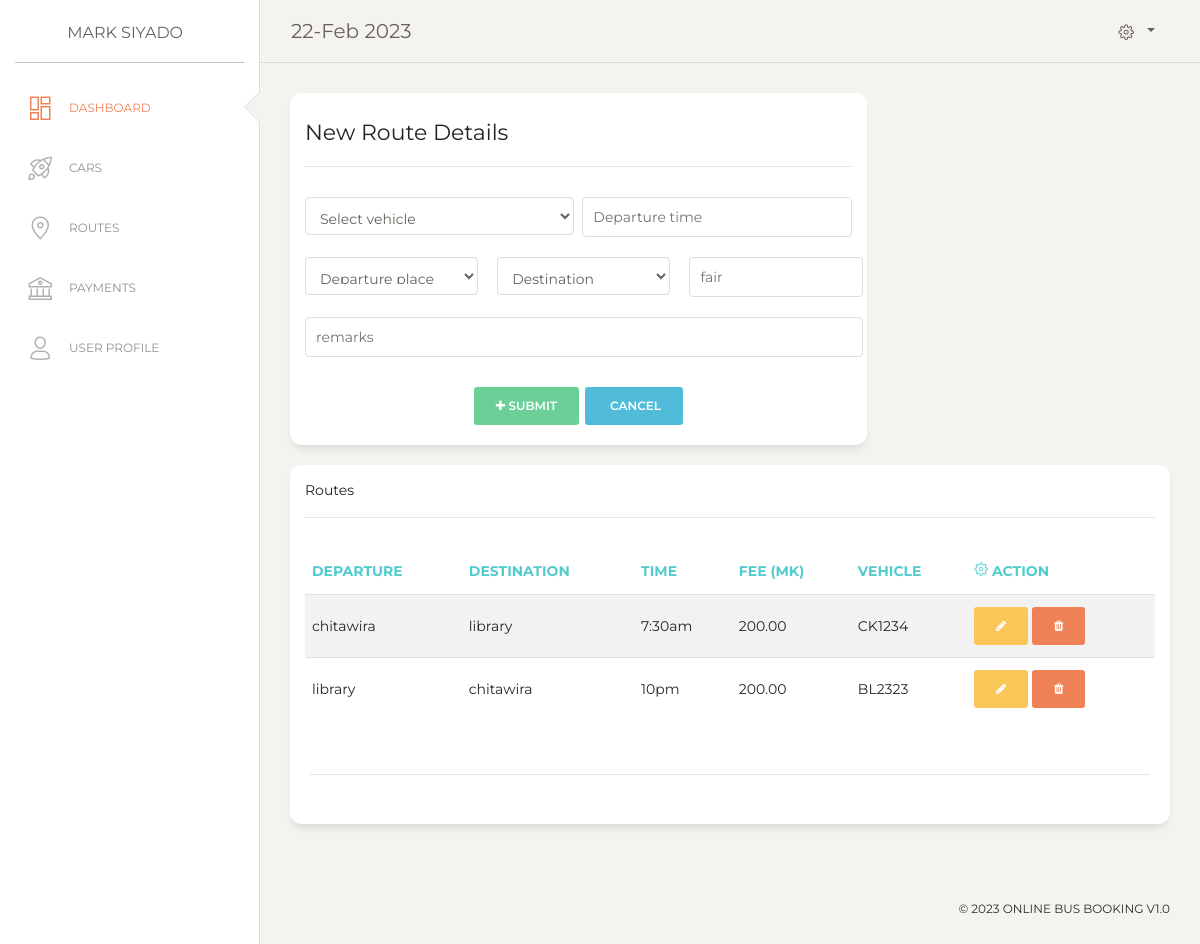
Page /route.php (signed in) on the committed database.
### tables this page shows
CREATE TABLE `users` (
  `id` int(100) NOT NULL,
  `fname` varchar(100) NOT NULL,
  `lname` varchar(100) NOT NULL,
  `email` varchar(100) NOT NULL,
  `type` varchar(100) NOT NULL,
  `location` varchar(100) NOT NULL,
  `programe` varchar(100) NOT NULL,
  `phone` varchar(100) NOT NULL,
  `regdate` varchar(100) NOT NULL
);

CREATE TABLE `route` (
  `id` int(100) NOT NULL,
  `vehicle_reg` varchar(100) NOT NULL,
  `departime` varchar(100) NOT NULL,
  `departplace` varchar(100) NOT NULL,
  `destination` varchar(100) NOT NULL,
  `fee` varchar(100) NOT NULL,
  `remarks` varchar(500) NOT NULL
);

### route.php (the view, shortened to what this page needs)
<?php
include('functions.php');
?>
<!DOCTYPE html>
<html lang="en">
<?php
  include('header.php');
 ?>
<body class="">
  <div class="wrapper ">
<?php include('sidebar.php')?>
    <div class="main-panel">
  <?php include('nav.php');?>
      <div class="content">
        <div class="row">
        <div class="col-md-8">
            <div class="card card-user">
              <div class="card-header">
                <h5 class="card-title">New Route Details</h5>
              </div>
              <hr>
              <div class="card-body">
                <form method="post" role="form" action="functions.php">
                  <div class="row">
                    <div class="col-md-6 pr-1">
                      <div class="form-group">
                        <select class="form-control" name="vreg" required="">
                          <option>Select vehicle</option>
                        </select>
                      </div>
                    </div>
                    <div class="col-md-6 pl-1">
                      <div class="form-group">
                        <input type="text" name="dtime"  class="form-control" placeholder="Departure time" required="">
                      </div>
                    </div>
                  </div>
                  <div class="row">
                    <div class="col-md-4 pr-1">
                      <div class="form-group">
                        <select class="form-control" name="dplace" required="">
                          <option>Departure place</option>
                        </select>
                      </div>
                    </div>
                    <div class="col-md-4 pr-1">
                      <div class="form-group">
                        <select class="form-control" name="destination" required="">
                          <option>Destination</option>
                        </select>
                      </div>
                    </div>
                    <div class="col-md-4 pr-1">
                      <div class="form-group">
                        <input type="text" name="fee" class="form-control" placeholder="fair" required="">
                      </div>
                    </div>
                    <div class="col-md-12 pr-1">
                      <div class="form-group">
                        <input type="text" name="remarks" class="form-control" placeholder="remarks" required="">
                      </div>
                    </div>
                  </div>
                  <div class="row">
                    <div class="update ml-auto mr-auto">
                    <button type="submit" name="addroute" class="btn btn-success "><i class="fa fa-plus"></i> Submit</button>
                      <button type="reset"  class="btn btn-info "><i class="fa fa-reflesh"></i> Cancel</button>
                    </div>
                  </div>
                </form>
              </div>
            </div>
          </div>
          <div class="col-lg-12">
            <div class="card ">
              <div class="card-header ">
                Routes
                <hr>
              </div>
              <div class="card-body">
                <div class="">
                  <table class="table table-striped ">
                    <thead class=" text-primary">
                      <th>Departure</th>
                      <th>Destination</th>
                      <th>Time</th>
                      <th>Fee (MK)</th>
                      <th>Vehicle</th>
                      <th><i class="nc-icon nc-settings-gear-65"> </i> Action </th>
                    </thead>
                    <tbody>
                      <?php
                      $sql1="select * from route ";
                      $runsql1=$conn->query($sql1);
                      if($row=$runsql1->num_rows > 0){
                        while($details=$runsql1->fetch_assoc()){
                          $id=$details['id'];
                        echo '
                      <tr>
                        <td>'.$details['departplace'].'</td>
                        <td>'.$details['destination'].'</td>
                        <td>'.$details['departime'].'</td>
                        <td>'.number_format((float)$details['fee'], 2, '.', '').'</td>
                        <td>'.strtoupper($details['vehicle_reg']).'</td>
                        <td>
                        <a href="edit-route.php?routeid='.$id.'"><button class="btn btn-warning"><i class="fa fa-pencil"></i></button></a>
                        <a href="edit-route.php?delroute='.$id.'"><button class="btn btn-danger"><i class="fa fa-trash"></i></button></a>
                        </td>
                      </tr>
                        ';
                        }
                      }else{
                        echo '<div class="alert alert-success">no vehicle</div>';                      }
                      ?>
                    </tbody>
                  </table>
                </div>
              </div>
              <div class="card-footer ">
                <hr>
                <div class="stats">
                </div>
              </div>
            </div>
          </div>
        </div>
      </div>
</body>
</html>

### header.php (shortened to what this page needs)
<head>
  <link href="https://maxcdn.bootstrapcdn.com/font-awesome/latest/css/font-awesome.min.css" rel="stylesheet">
  <link href="assets/css/bootstrap.min.css" rel="stylesheet" />
  <link href="assets/css/paper-dashboard.css?v=2.0.0" rel="stylesheet" />
  <link href="assets/demo/demo.css" rel="stylesheet" />
</head>

### sidebar.php (shortened to what this page needs)
<div class="sidebar" data-color="white" data-active-color="danger">
  <div class="logo">
    <a href="" class="simple-text logo-mini">
    </a>
    <a href="" class="simple-text logo-normal">
     <?php
     if(isset($_SESSION['user'])){
        $userid=$_SESSION['user'];
        $sql="select * from users where id ='$userid'";
        $run=$conn->query($sql);
        $details=$run->fetch_assoc();
        echo $details['fname'].' '.$details['lname'];
       }
    ?>
    </a>
  </div>
  <div class="sidebar-wrapper">
    <ul class="nav">
      <li class="active ">
        <a href="dashboard.php">
          <i class="nc-icon nc-layout-11"></i>
          <p>Dashboard</p>
        </a>
      </li>
      <li>
        <a href="cars.php">
          <i class="nc-icon nc-spaceship"></i>
          <p>Cars</p>
        </a>
      </li>
      <li>
        <a href="route.php">
          <i class="nc-icon nc-pin-3"></i>
          <p>Routes</p>
        </a>
      </li>
      <li>
        <a href="payments.php">
          <i class="nc-icon nc-bank"></i>
          <p>Payments</p>
        </a>
      </li>
      <li>
        <a href="update_profile.php">
          <i class="nc-icon nc-single-02"></i>
          <p>User Profile</p>
        </a>
      </li>
    </ul>
  </div>
</div>

### nav.php (shortened to what this page needs)
<nav class="navbar navbar-expand-lg navbar-absolute fixed-top navbar-transparent">
        <div class="container-fluid">
          <div class="navbar-wrapper">
            <a class="navbar-brand" href="#pablo"><?php echo date('d-M Y'); ?></a>
          </div>
          <div class="collapse navbar-collapse justify-content-end" id="navigation">
            <ul class="navbar-nav">
              <li class="nav-item btn-rotate dropdown">
                <a class="nav-link dropdown-toggle" href="" id="navbarDropdownMenuLink" data-toggle="dropdown" aria-haspopup="true" aria-expanded="false">
                  <i class="nc-icon nc-settings-gear-65"></i>
                </a>
              </li>
            </ul>
          </div>
        </div>
      </nav>

### rows in the picture
users: fname "MARK", lname "SIYADO"
route: departplace "chitawira", destination "library", departime "7:30am", fee "200.00", vehicle_reg "CK1234"
route: departplace "library", destination "chitawira", departime "10pm", fee "200.00", vehicle_reg "BL2323"
